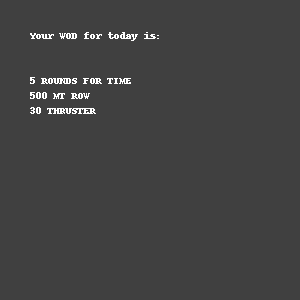

This chart was generated by the following Python code:
from PIL import Image, ImageDraw, ImageFont
import textwrap
import random
import json
class Exercise:
    '''Exercise class with name, category, description, and link to video
    '''
    def __init__(self, name, category, description, link):
        self.name = name
        self.category = category
        self.description = description
        self.link = link
        
    '''Getters and setters for name, type, description, and link'''
    @property
    def name(self):
        return self._name
    @name.setter
    def name(self, value):
        self._name = value
    @property
    def category(self):
        return self._category
    @category.setter
    def category(self, value):
        self._category = value
        
    @property
    def description(self):
        return self._description
    @description.setter
    def description(self, value):
        self._description = value
    
    @property
    def link(self):
        return self._link
    @link.setter
    def link(self, value):
        self._link = value     

    def __str__(self):
        return "{} {} {} {}".format(self.name, self.category, self.description, self.link)
    
class Workout:
    '''Workout class with list of exercises and categories
    '''
    def __init__(self, file_name, categories = ["upper body", "lower body", "full body", "wod"]):
        self.categories = categories
        self.file_name = file_name
        self.exercises = []
        #Initialize random workout
        self.random_workout = None
        
    '''Load exercises from json file'''
    
    def load_exercises(self):
        exersises = []
        with open(self.file_name) as f:
            data = json.load(f)
            for exercise in data['exercises']:
                exersise = Exercise(exercise["exercise_name"], exercise["exercise_type"], exercise["exercise_description"], exercise["exercise_video"])
                exersises.append(exersise)
            return exersises
    '''Generate random workout'''
    def generate_random_workout(self, choicen_category, num_exercises = 4):
        if choicen_category.lower() not in self.categories:
            raise ValueError("Category {} is not found".format(choicen_category))
        chosen_exercises = [exercise for exercise in self.exercises if exercise.category.lower() == choicen_category.lower()]
        random.shuffle(chosen_exercises)
        selected_exercises = chosen_exercises[:num_exercises]
        self.random_workout = selected_exercises
        return self.random_workout
    
    
    def display_workout(self,chosen_category,num_rounds = 3, break_time = 2):
        '''Display workout with description and video link'''
        if self.random_workout is None:
            self.generate_random_workout(chosen_category)
        random_workout = self.random_workout
        print("\nYour WORKOUT for today is {}.\n".format(chosen_category.upper()))
        print("Provide {} rounds of each exercise with {} minutes break between rounds.".format(num_rounds, break_time))
        print("For exercise where you have to use weight, take a weight that you can do 10 reps with per set.\n")
        cyan_color = '\033[36m'
        reset_color = '\033[0m'
        for index, exercise in enumerate(random_workout, start = 1):
            print(f"{cyan_color}{index}. {exercise.name}{reset_color}")
        print("\nDescriprion for each exercise: \n")
        yellow_color = '\033[33m'
        reset_color = '\033[0m'
        for index, exercise in enumerate(random_workout, start = 1):
            print("{}{}. {}{}".format(yellow_color, index, exercise.description, reset_color))
        print("\nCheck the links below if needed to perform the correct technique for each exercise: \n")
        for index, exercise in enumerate(random_workout, start = 1):
            print(f"{index}. {exercise.link}")
            
    def save_workout(self,chosen_category, output_image_path='workout.png'):
        '''save workout as image'''
        if self.random_workout is None:
            self.generate_random_workout(chosen_category)
        random_workout = self.random_workout    
        image_width, image_hight = 600,800
        background_color = (64,64,64)
        image = self.create_image(image_width, image_hight, background_color)
        draw= ImageDraw.Draw(image)
        font= ImageFont.load_default()
        font_size = 15
        text_position = (30,30)
        text_color = (255,255,255)
        
        workout_info=  self.create_workout_info(chosen_category, random_workout)
        lines = workout_info.strip().split('\n')
        self.draw_text_lines(draw, lines, text_position, font, font_size, text_color)
        self.save_image(image, output_image_path)
      
    def create_image(self, width, hight, background_color):
        '''create an image'''
        return Image.new('RGB', (width, hight), background_color)
     
    def create_workout_info(self, chosen_category, random_workout):
        '''create workout information'''  
        workout_info = f"Your WORKOUT for today is {chosen_category.upper()}.\n\n"
        workout_info += "Provide 3 rounds of each exercise with 2 minutes break between rounds.\n"
        workout_info += "For exercise where you have to use weight, take a weight that you can do 10 reps with per set.\n\n"
        for index, exercise in enumerate(random_workout, start = 1):
            workout_info += f"{index}. {exercise.name}\n"  
        workout_info += "\nDescriprion for each exercise: \n\n"
            #wrap long lones of descriptions to fit within the image boundaries
        max_line_length = 90
        for index, exercise in enumerate(random_workout, start = 1):
            wrapped_lines = textwrap.wrap(exercise.description, width=max_line_length)
            formated_description = "\n".join(wrapped_lines)
            workout_info += f"{index}. {formated_description}\n"
        workout_info += "\nCheck the links below if needed to perform the correct technique for each exercise: \n\n"
        for index, exercise in enumerate(random_workout, start = 1):
            workout_info += f"{index}. {exercise.link}\n"
        return workout_info
       
    def draw_text_lines(self, draw, lines, text_position, font, font_size, text_color):
        '''draw text lines''' 
        for line in lines:
            draw.text(text_position, line, font=font, fill=text_color)
            text_position = (text_position[0], text_position[1] + font_size)
         
    def save_image(self, image, output_image_path):
        '''save image'''   
        image.save(output_image_path)     
        
    def get_wod(self, chosen_category):
        '''Get wod from txt file'''
        if chosen_category.lower() not in self.categories:
            raise ValueError("Category {} is not found".format(chosen_category))
        with open("wods.txt", "r") as f:
            wod_data = f.read().split('|')
            random_wod = random.choice(wod_data)
            return random_wod.upper()
        
    def save_wod(self, wod_description, output_image_path='wod.png'):
        image_width, image_hight = 300,300
        #for better quality of the image 
        dpi=(300,300)
        background_color = (64,64,64)
        image = Image.new('RGB', (image_width, image_hight), background_color)
        image.info['dpi'] = dpi #set dpi for the image
        draw= ImageDraw.Draw(image)
        font= ImageFont.load_default()
        font_size = 15
        text_position = (30,30)
        text_color = (255,255,255) 
        
        wod_info=  "Your WOD for today is:\n\n"
        wod_info += wod_description
        lines = wod_info.strip().split('\n')
        for line in lines:
            draw.text(text_position, line, font=font, fill=text_color)
            text_position = (text_position[0], text_position[1] + font_size)
        image.save(output_image_path, dpi=dpi)  
                
    
       
        
    
    
        
    
        
    